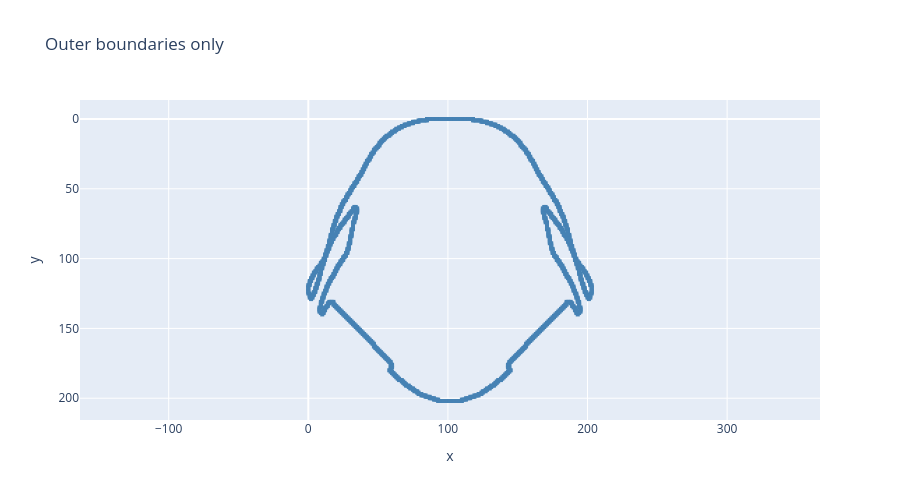

The notebook cell saved with this chart:
### Markdown cell above
## 1. Outer boundaries only
Points that touch the "external" background (outside the shape).

### Code cell
fig_outer = go.Figure()
fig_outer.add_trace(go.Scatter(
    x=outer["x"], y=outer["y"],
    mode="markers", name="outer",
    marker=dict(size=4, color="steelblue", symbol="square")
))
fig_outer.update_layout(
    title="Outer boundaries only",
    xaxis_title="x", yaxis_title="y",
    xaxis=dict(scaleanchor="y", scaleratio=1),
    yaxis=dict(autorange="reversed"),
    height=500,
)
fig_outer.show()

### Figure 1 — Plotly figure (JSON) as saved in the notebook; plotly's stock layout.template omitted (floating-point values rounded to 4 significant figures; data arrays with more than 128 entries replaced by an {"elided": "..."} marker saying what was removed)
{"data": [{"marker": {"color": "steelblue", "size": 4, "symbol": "square"}, "mode": "markers", "name": "outer", "type": "scatter", "x": {"elided": "1194 int values"}, "y": {"elided": "1194 int values"}}], "layout": {"height": 500, "title": {"text": "Outer boundaries only"}, "xaxis": {"scaleanchor": "y", "scaleratio": 1, "title": {"text": "x"}}, "yaxis": {"autorange": "reversed", "title": {"text": "y"}}}}
